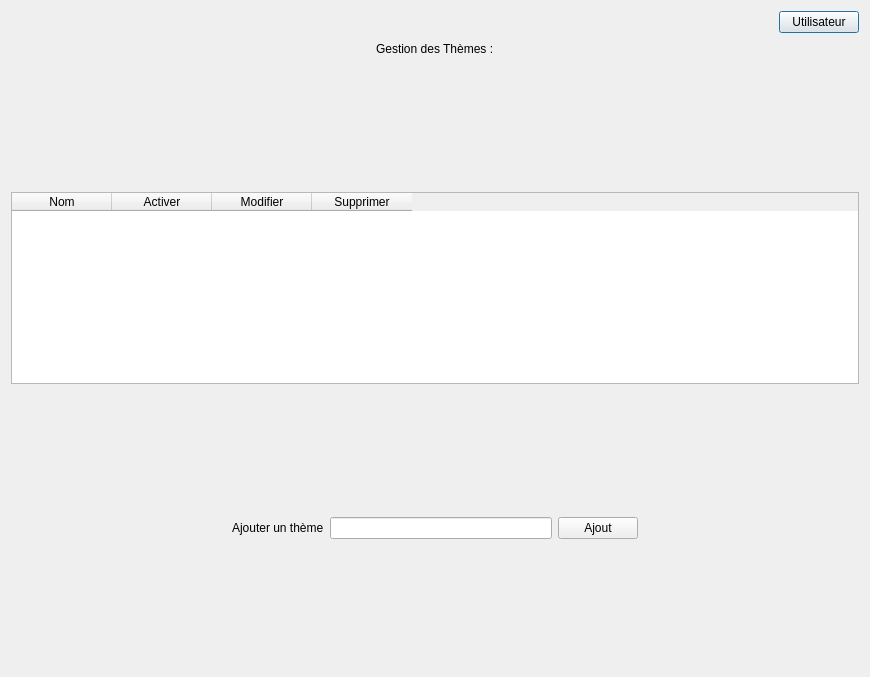
<?xml version="1.0" encoding="UTF-8"?>
<ui version="4.0">
 <class>Theme</class>
 <widget class="QDialog" name="Theme">
  <property name="geometry">
   <rect>
    <x>0</x>
    <y>0</y>
    <width>870</width>
    <height>677</height>
   </rect>
  </property>
  <property name="windowTitle">
   <string>Theme</string>
  </property>
  <layout class="QVBoxLayout" name="verticalLayout">
   <item>
    <layout class="QHBoxLayout" name="Header">
     <item>
      <spacer name="horizontalSpacer_4">
       <property name="orientation">
        <enum>Qt::Horizontal</enum>
       </property>
       <property name="sizeHint" stdset="0">
        <size>
         <width>40</width>
         <height>20</height>
        </size>
       </property>
      </spacer>
     </item>
     <item>
      <widget class="QLabel" name="Logo">
       <property name="text">
        <string/>
       </property>
       <property name="pixmap">
        <pixmap>logo.png</pixmap>
       </property>
      </widget>
     </item>
     <item>
      <spacer name="horizontalSpacer">
       <property name="orientation">
        <enum>Qt::Horizontal</enum>
       </property>
       <property name="sizeHint" stdset="0">
        <size>
         <width>40</width>
         <height>20</height>
        </size>
       </property>
      </spacer>
     </item>
     <item>
      <widget class="QPushButton" name="Utilisateur">
       <property name="text">
        <string>Utilisateur</string>
       </property>
      </widget>
     </item>
    </layout>
   </item>
   <item>
    <layout class="QHBoxLayout" name="TITRE">
     <item>
      <spacer name="horizontalSpacer_7">
       <property name="orientation">
        <enum>Qt::Horizontal</enum>
       </property>
       <property name="sizeHint" stdset="0">
        <size>
         <width>40</width>
         <height>20</height>
        </size>
       </property>
      </spacer>
     </item>
     <item>
      <widget class="QLabel" name="label">
       <property name="text">
        <string>Gestion des Thèmes :</string>
       </property>
      </widget>
     </item>
     <item>
      <spacer name="horizontalSpacer_8">
       <property name="orientation">
        <enum>Qt::Horizontal</enum>
       </property>
       <property name="sizeHint" stdset="0">
        <size>
         <width>40</width>
         <height>20</height>
        </size>
       </property>
      </spacer>
     </item>
    </layout>
   </item>
   <item>
    <spacer name="verticalSpacer">
     <property name="orientation">
      <enum>Qt::Vertical</enum>
     </property>
     <property name="sizeHint" stdset="0">
      <size>
       <width>20</width>
       <height>67</height>
      </size>
     </property>
    </spacer>
   </item>
   <item>
    <layout class="QHBoxLayout" name="THEME">
     <item>
      <widget class="QTableWidget" name="table">
       <property name="acceptDrops">
        <bool>false</bool>
       </property>
       <property name="dragDropMode">
        <enum>QAbstractItemView::NoDragDrop</enum>
       </property>
       <property name="showGrid">
        <bool>true</bool>
       </property>
       <attribute name="verticalHeaderDefaultSectionSize">
        <number>25</number>
       </attribute>
       <attribute name="verticalHeaderMinimumSectionSize">
        <number>25</number>
       </attribute>
       <column>
        <property name="text">
         <string>Nom</string>
        </property>
       </column>
       <column>
         <property name="text">
         <string>Activer</string>
        </property>
       </column>
       <column>
        <property name="text">
         <string>Modifier</string>
        </property>
       </column>
       <column>
        <property name="text">
         <string>Supprimer</string>
        </property>
       </column>
      </widget>
     </item>
    </layout>
   </item>
   <item>
    <spacer name="verticalSpacer_3">
     <property name="orientation">
      <enum>Qt::Vertical</enum>
     </property>
     <property name="sizeHint" stdset="0">
      <size>
       <width>20</width>
       <height>67</height>
      </size>
     </property>
    </spacer>
   </item>
   <item>
    <layout class="QHBoxLayout" name="AJOUTTHEME">
     <item>
      <spacer name="horizontalSpacer_2">
       <property name="orientation">
        <enum>Qt::Horizontal</enum>
       </property>
       <property name="sizeHint" stdset="0">
        <size>
         <width>40</width>
         <height>20</height>
        </size>
       </property>
      </spacer>
     </item>
     <item>
      <widget class="QLabel" name="label_2">
       <property name="text">
        <string>Ajouter un thème</string>
       </property>
      </widget>
     </item>
     <item>
      <widget class="QLineEdit" name="newTheme"/>
     </item>
     <item>
      <widget class="QPushButton" name="addTheme">
       <property name="text">
        <string>Ajout</string>
       </property>
      </widget>
     </item>
     <item>
      <spacer name="horizontalSpacer_3">
       <property name="orientation">
        <enum>Qt::Horizontal</enum>
       </property>
       <property name="sizeHint" stdset="0">
        <size>
         <width>40</width>
         <height>20</height>
        </size>
       </property>
      </spacer>
     </item>
    </layout>
   </item>
   <item>
    <spacer name="verticalSpacer_2">
     <property name="orientation">
      <enum>Qt::Vertical</enum>
     </property>
     <property name="sizeHint" stdset="0">
      <size>
       <width>20</width>
       <height>68</height>
      </size>
     </property>
    </spacer>
   </item>
  </layout>
  <zorder>layoutWidget</zorder>
  <zorder>label</zorder>
  <zorder>Ajoutheme</zorder>
  <zorder>label_2</zorder>
  <zorder>label_2</zorder>
  <zorder>pushButton</zorder>
  <zorder>tableWidget</zorder>
  <zorder>horizontalSpacer_2</zorder>
  <zorder>horizontalSpacer_3</zorder>
  <zorder>verticalSpacer</zorder>
  <zorder>verticalSpacer_2</zorder>
  <zorder>verticalSpacer_3</zorder>
  <zorder>horizontalSpacer_5</zorder>
  <zorder>horizontalSpacer_6</zorder>
  <zorder>horizontalSpacer_7</zorder>
  <zorder>horizontalSpacer_8</zorder>
  <zorder>horizontalSpacer_5</zorder>
  <zorder>horizontalSpacer_6</zorder>
 </widget>
 <resources/>
 <connections/>
</ui>
